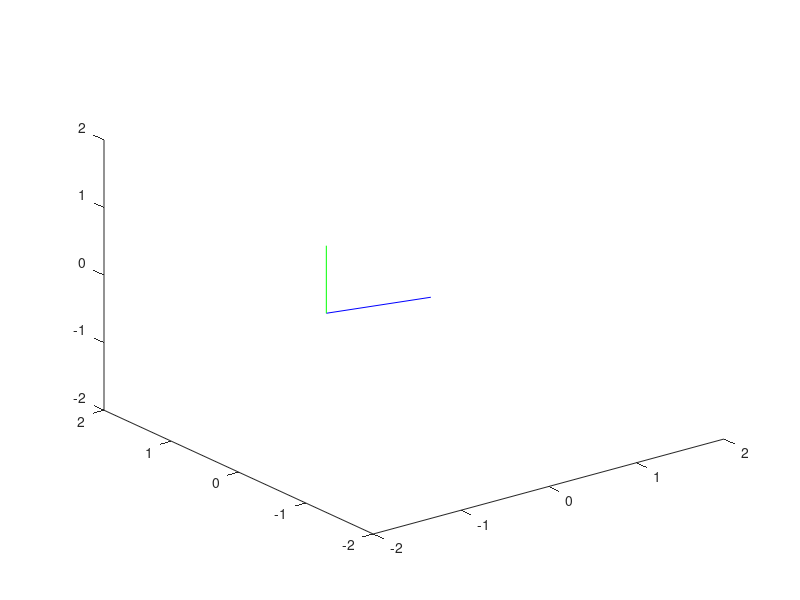

Source code (MATLAB):
function inverted_pendulum()
m1 = 0.8; % mass of rod
m2 = 1; % mass of pendulum
m3 = 0.0001; % mass of rotary encoder
g = 9.81;
l1 = 1; % length of rod
l2 = 1; % length of pendulum
y_setpoint = [pi ; 0; 0; 0]; % stable point
y0 = [pi ; 0; pi/6; 0]; % initial point
%y0 = [pi ; 0; pi/6; 0];

% calling functions

%[t,y] = ideal_inverted_pendulum(m1, m2, m3, g, l1, l2, y0);
[t,y] = lqr_inverted_pendulum(m1, m2, m3, g, l1, l2, y_setpoint, y0);

% initialising loop for draw function

for k = 1:length(t) 
    draw(y(k, :));
end


end

function draw(y)
theta1 = y(1);
theta2 = y(3);
l1 = 1;
l2 = 1;

 hold on;
  clf;
  axis equal;
x1_pos = l1*cos(theta1); % positions of the bob as a function of time
y1_pos = l1*sin(theta1);
z1_pos = 0;
x2_pos = l1*cos(theta1) - l2*sin(theta2)*sin(theta1);
y2_pos = l1*sin(theta1) - l2*sin(theta2)*cos(theta1);
z2_pos = l2*cos(theta2);

plot3([0 x1_pos], [-0.25 y1_pos], [0 z1_pos], "linestyle", "-", 'Color','b','MarkerSize',100);
hold on
plot3([x1_pos x2_pos], [y1_pos y2_pos], [z1_pos z2_pos], "linestyle", "-", 'Color', 'g','MarkerSize',100);

  xlim([-2 2]) 
  ylim([-2 2])
  zlim([-2 2])
  drawnow
  hold off

end


   % Lagrangian equations
   
   function dy = inverted_pendulum_dynamics(y, m1, m2, m3, g, l1, l2, u)
    dy(1,1) = y(2);
    dy(3,1) = y(4);
    dy(2,1) = ( (u) + (m2*l1*l2*sin(y(3))*((y(4))^2)) - (2*m1*(l1^2)*y(2)*y(4)*sin(y(3))*cos(y(3))) - (0.5*m2*l1*g*sin(y(3))) - (0.5*m2*l1*l2*sin(y(3))*((cos(y(3)))^2))  )/( (m1*(l1^2)) + (m2*(l2^2)) + (m1*(l1^2)*(sin(y(3))^2)) - (m2*(l1^2)*(cos(y(3))^2)) + (m3*(l1^2)) );
    dy(4,1) = ((0.5*g*sin(y(3)))/(l2)) + (0.5*sin(y(3))*cos(y(3))*((y(2))^2)) - ((l1*cos(y(3))*(dy(2,1)))/(l2));
   end


    function [t,y] = ideal_inverted_pendulum(m1, m2, m3, g, l1, l2, y0)
    u = 0;
    tspan = 0:0.2:10;
    [t,y] = ode45(@(t,y)inverted_pendulum_dynamics(y, m1, m2, m3,  g, l1, l2, u),tspan,y0);
    end

    function [A,B] = inverted_AB_matrix(m1, m2,m3, l1, l2, g)
    A = [0 1 0 0; 0 0   -((g*l1*m2)/2 + (l1*l2*m2)/2)/(l1^2*m1 - l1^2*m2 + l1^2*m3 + l2^2*m2) 0; 0 0 0 1; 0 0 g/(2*l2) + (l1*((g*l1*m2)/2 + (l1*l2*m2)/2))/(l2*(l1^2*m1 - l1^2*m2 + l1^2*m3 + l2^2*m2)) 0];
    B = [0;  1/(l1^2*m1 - l1^2*m2 + l1^2*m3 + l2^2*m2); 0; -l1/(l2*(l1^2*m1 - l1^2*m2 + l1^2*m3 + l2^2*m2))];
    end

    function [t,y] = lqr_inverted_pendulum(m1, m2, m3, g, l1, l2, y_setpoint, y0)
        [A,B] = inverted_AB_matrix(m1, m2, m3, l1, l2, g);
        Q = [1 0 0 0 ; 0 0 0 0 ; 0 0 1 0; 0 0 0 1];
        R = 0.1;
        K = lqr(A,B,Q,R);
        tspan = 0:0.2:10;                 
  [t,y] = ode45(@(t,y)inverted_pendulum_dynamics(y, m1, m2, m3, g, l1, l2, -K*(y - y_setpoint)),tspan,y0);
end
